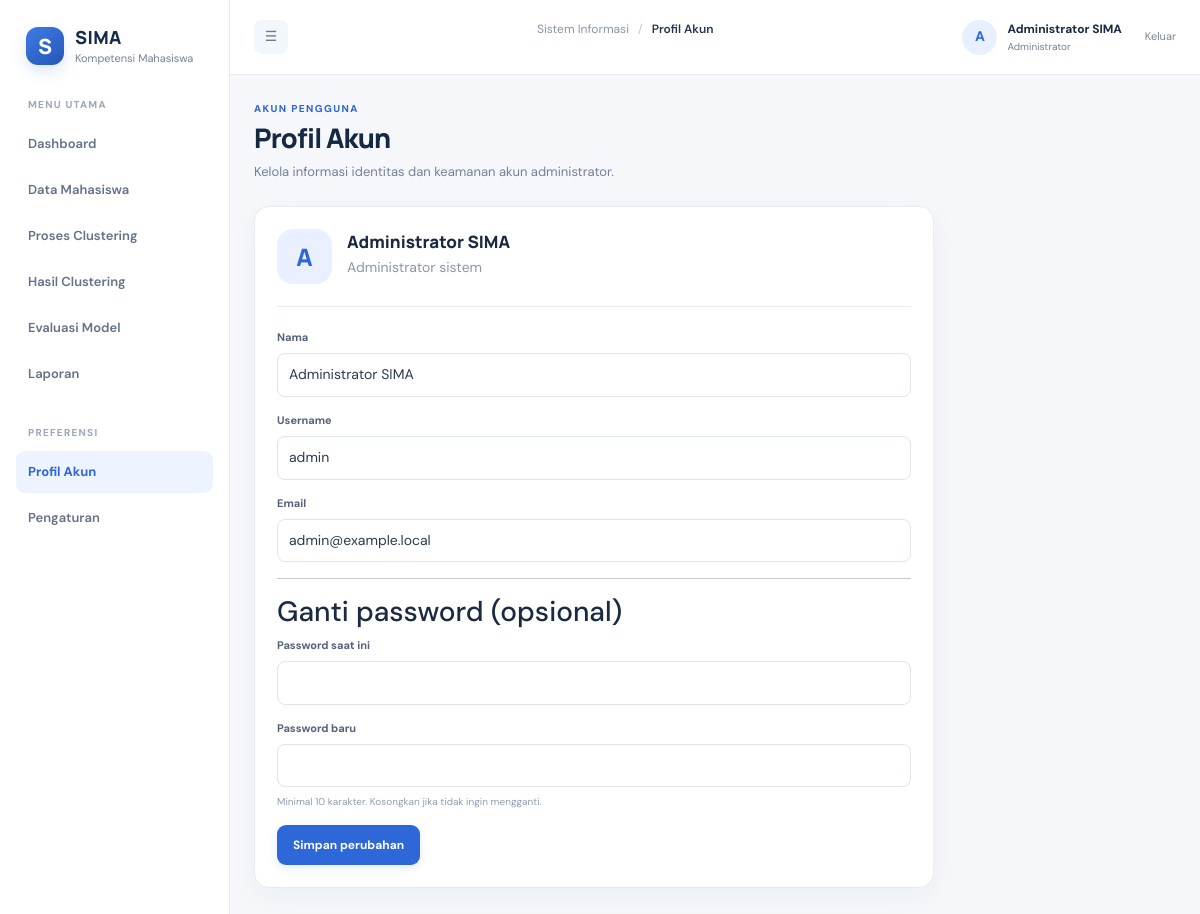
/index.php?page=profil (signed in), run on the app's committed database.
### tables this page shows
CREATE TABLE users (
 id BIGINT UNSIGNED AUTO_INCREMENT PRIMARY KEY, nama VARCHAR(120) NOT NULL, username VARCHAR(60) NOT NULL UNIQUE,
 email VARCHAR(190) NOT NULL UNIQUE, password VARCHAR(255) NOT NULL, role ENUM('admin') NOT NULL DEFAULT 'admin',
 created_at TIMESTAMP NOT NULL DEFAULT CURRENT_TIMESTAMP, updated_at TIMESTAMP NOT NULL DEFAULT CURRENT_TIMESTAMP ON UPDATE CURRENT_TIMESTAMP
);

### index.php (called while the page is built, shortened)
<?php
$page=$_GET['page']??'dashboard';
include __DIR__.'/includes/header.php';
include __DIR__.'/includes/sidebar.php';
include __DIR__.'/includes/navbar.php';
include __DIR__.'/pages/'.$page.'.php';
include __DIR__.'/includes/footer.php';

### includes/functions.php (called while the page is built, shortened)
<?php
function e(mixed $value): string { return htmlspecialchars((string)$value, ENT_QUOTES, 'UTF-8'); }

### pages/profil.php (the view)
<?php
$s=$pdo->prepare('SELECT nama,username,email,created_at FROM users WHERE id=?');$s->execute([$_SESSION['user_id']]);$user=$s->fetch();
?>
<div class="page-heading"><div><div class="eyebrow">AKUN PENGGUNA</div><h1>Profil Akun</h1><p>Kelola informasi identitas dan keamanan akun administrator.</p></div></div>
<section class="panel narrow-panel"><div class="profile-head"><div class="profile-avatar"><?= e(strtoupper(substr($user['nama']??'A',0,1))) ?></div><div><h2><?= e($user['nama']) ?></h2><p class="muted">Administrator sistem</p></div></div><form action="<?= APP_BASE ?>/process/profile-process.php" method="post"><?= csrf_field() ?><div class="field"><label>Nama</label><input name="nama" value="<?= e($user['nama']) ?>" required maxlength="120"></div><div class="field"><label>Username</label><input value="<?= e($user['username']) ?>" disabled></div><div class="field"><label>Email</label><input type="email" name="email" value="<?= e($user['email']) ?>" required maxlength="190"></div><hr><h3>Ganti password (opsional)</h3><div class="field"><label>Password saat ini</label><input type="password" name="current_password" autocomplete="current-password"></div><div class="field"><label>Password baru</label><input type="password" name="new_password" minlength="10" autocomplete="new-password"><small>Minimal 10 karakter. Kosongkan jika tidak ingin mengganti.</small></div><button class="btn btn-primary" type="submit">Simpan perubahan</button></form></section>

### assets/css/style.css (style rules this page uses)
:root { --navy:#142b4a;--blue:#2d67d8;--blue-dark:#1f50b4;--ink:#1b2a41;--muted:#748197;--line:#e7ebf2;--bg:#f5f7fb;--white:#fff;--green:#14805e;--red:#c13f4b;--amber:#a76b10;--radius:15px;--shadow:0 8px 28px rgba(22,42,72,.045) }
* { box-sizing:border-box }
body { margin:0;background:var(--bg);color:var(--ink);font-family:'DM Sans',Arial,sans-serif;font-size:14px;line-height:1.55 }
button,input,select { font:inherit }
button { cursor:pointer }
.page-heading { display:flex;align-items:flex-end;justify-content:space-between;gap:20px;margin-bottom:24px }
.page-heading h1 { font:800 27px/1.2 Manrope,sans-serif;letter-spacing:-.8px;margin:5px 0 8px;color:#162943 }
.page-heading p { margin:0;color:var(--muted);font-size:13px }
.eyebrow { font-size:10px;letter-spacing:1.4px;font-weight:800;color:var(--blue) }
.btn { border:1px solid transparent;border-radius:9px;padding:10px 15px;display:inline-flex;align-items:center;justify-content:center;gap:10px;font-size:12px;font-weight:700;white-space:nowrap;transition:.15s }
.btn-primary { background:var(--blue);color:#fff;box-shadow:0 3px 8px #2d67d822 }
.stat-card,.panel { background:#fff;border:1px solid var(--line);border-radius:var(--radius);box-shadow:var(--shadow) }
.panel { padding:22px;margin-bottom:0;min-width:0 }
.field { display:grid;gap:7px;margin-bottom:15px }
.field label,form>label { font-size:11px;font-weight:700;color:#53627a }
.field input,.field select,input,select { border:1px solid #dfe5ee;border-radius:8px;padding:10px 11px;background:#fff;color:#2a3b55;outline:none;min-width:0 }
.field input::placeholder,input::placeholder { color:#b0b8c5 }
.field small { color:#929daf;font-size:10px }
.muted { color:#8b96a8 }
.narrow-panel { max-width:680px }
.profile-head { display:flex;align-items:center;gap:15px;padding-bottom:22px;border-bottom:1px solid var(--line);margin-bottom:22px }
.profile-avatar { height:55px;width:55px;border-radius:16px;background:#eaf0ff;color:var(--blue);display:grid;place-items:center;font:800 24px Manrope,sans-serif }
.profile-head h2 { font:750 17px Manrope,sans-serif;margin:0 }
.profile-head p { margin:4px 0 }

### data on the page
users: nama "A", nama "Administrator SIMA", username "admin", email "admin@example.local"

### other printed values
$label "Dashboard"
$label "Data Mahasiswa"
$label "Proses Clustering"
$label "Hasil Clustering"
$label "Evaluasi Model"
$label "Laporan"
$pageTitle "Profil Akun"
substr($_SESSION['nama']??'A',0,1) "A"
$_SESSION['nama'] "Administrator SIMA"
